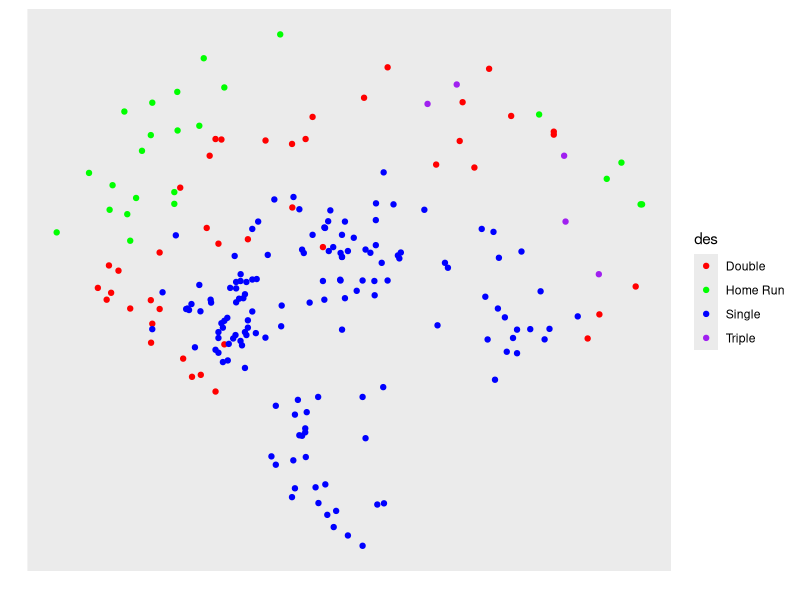

Source code (R):
library(ggplot2)
library(dplyr) 

# Import all of the data from the data/Altuve-2016-hitting.csv file
altuve2016_all <- read.csv("data/Altuve-2016-hitting.csv", header = TRUE, sep = ',')

# Let's just get hits and filter out all the outs
hits <- filter(altuve2016_all, type == 'H')


hits$type<-factor(hits$type,levels = c("Single","Double", "Triple","Home Run"))

ggplot()+
  geom_point(data=hits,aes(x=x,y=y,color=des)) +
  coord_equal()+
  scale_x_continuous(breaks = NULL,name="") +
  scale_y_reverse(breaks = NULL,name="") +
  scale_size_manual(values = c(2,4,6,10)) +
  scale_color_manual(values = c("red","green","blue","purple"))